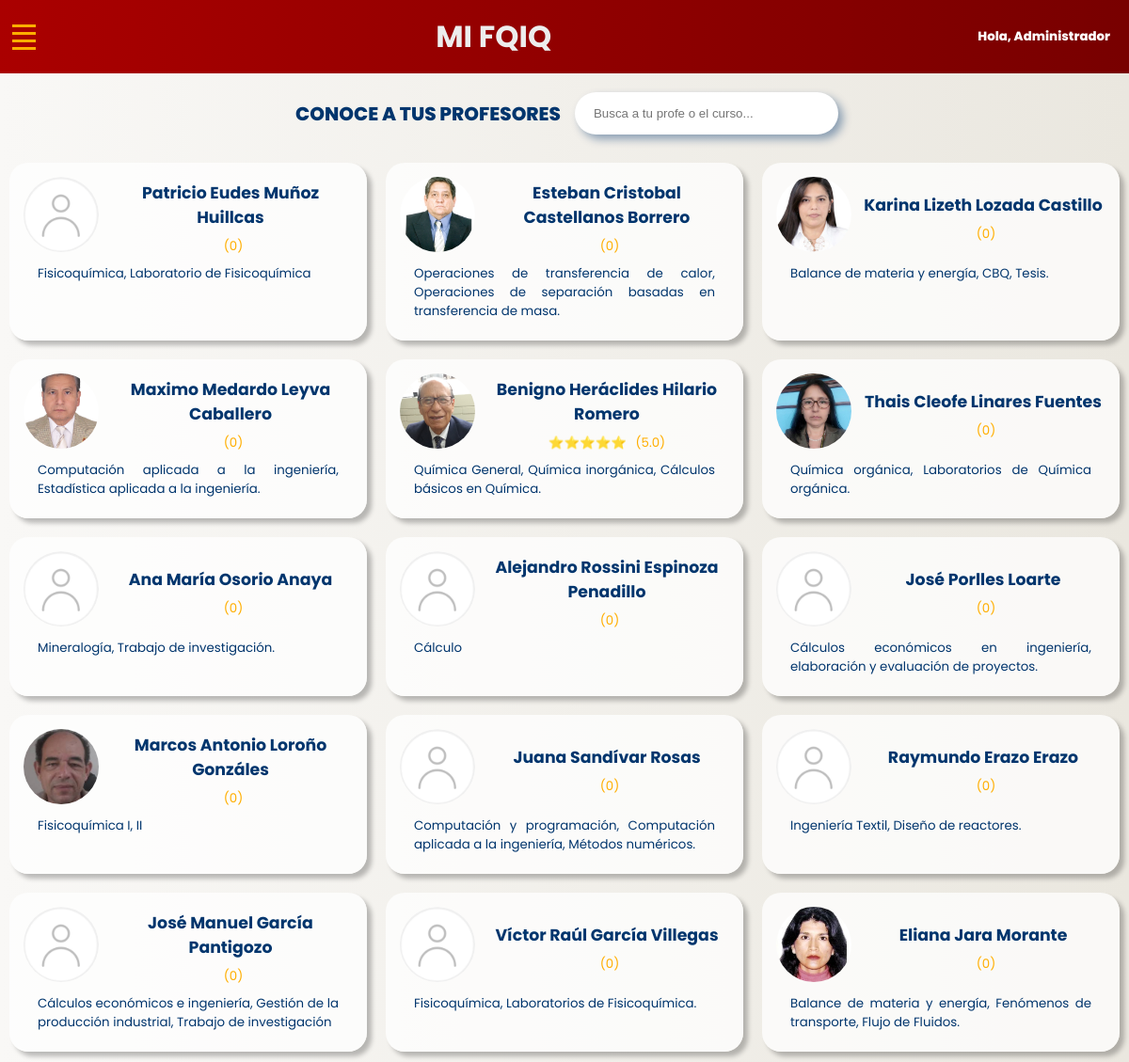
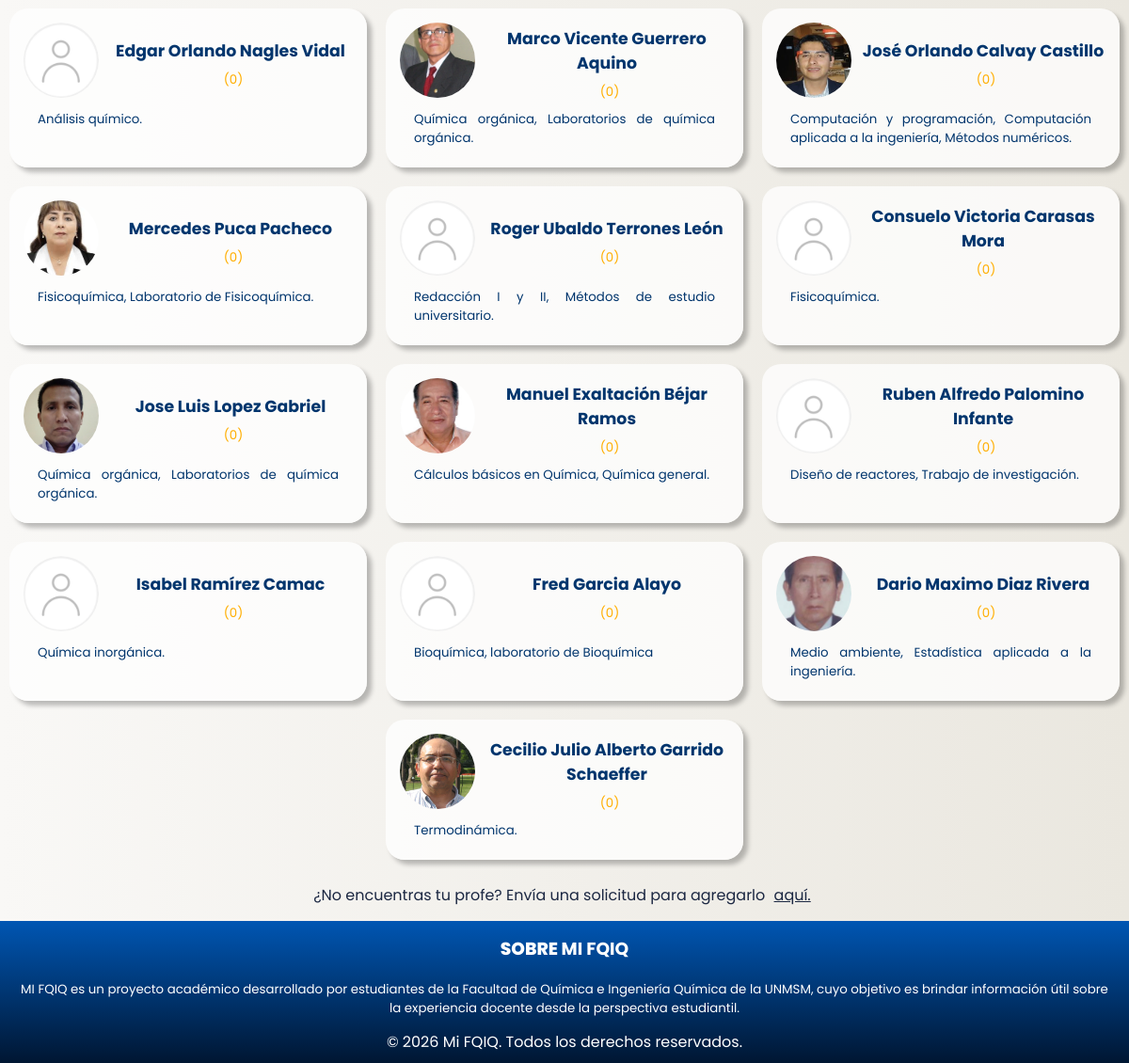
/professors/ (signed in), run on the app's committed database (2 pictures, top to bottom).
### professors_fqiq/models.py (models this page shows, shortened)
class Professor(models.Model):
    name = models.CharField(max_length=100)
    courses = models.TextField(blank=True)
    photo = models.ImageField(
        upload_to='professors_photos/',
        blank=True,
        null=True,
        default='professors_photos/default.png',
        validators=[validate_image_size, validate_image_format, validate_image_dimensions]
        )
    created = models.DateTimeField(auto_now_add=True)
    class Meta:
        verbose_name = 'Professor'
        verbose_name_plural = 'Professors'
        ordering = ['name']

### professors_fqiq/views.py (the view)
# urls.py: path('professors/', views.view_professors, name = 'professors'),
@login_required
def view_professors(request):
    professors_qs = Professor.objects.order_by('?')
    rating_fields = [
        'puntuality',
        'class_environment',
        'empathy',
        'class_evaluation',
        'exam_difficulty',
        'silabo',
        'grading_consistency',
        'teaching_material',
    ]
    professors = []
    for prof in professors_qs:
        agg = Grade.objects.filter(professor=prof).aggregate(
            **{f'avg_{f}': Avg(f) for f in rating_fields}
        )
        values = [v for v in agg.values() if v is not None]
        general_avg = round(sum(values) / len(values), 1) if values else 0
        stars = '⭐' * max(0, min(int(round(general_avg)), 5))
        professors.append({
            'professor': prof,
            'general_avg': general_avg,
            'stars': stars,
        })
    return render(request, 'professors.html', {
        'professors': professors,
    })

### professors_fqiq/templates/professors.html (shortened to what this page needs)
{% extends 'base.html' %} {% load static %}
{% block extra_css %}
<link rel="stylesheet" href="{% static 'css/base.css' %}" />
<link rel="stylesheet" href="{% static 'css/professors.css' %}" />
{% endblock %}
{% block content %}
<div class="container">
    <h3>CONOCE A TUS PROFESORES</h3>
    <form>
        <input class="search" type="text" id="search" placeholder="Busca a tu profe o el curso..." />
    </form>
</div>
<div class="cards">
    {% for item in professors %}
    <div class="horizontal-card">
        <a href="{% url 'profile_professor' item.professor.id %}" class="professor-link horizontal-link">
            <div class="photo-container">
                <img src="{{ item.professor.photo.url }}" alt="{{ item.professor.name }}" class="professor-photo">
            </div>
            <div class="info-container">
                <p class="name">{{ item.professor.name }}</p>
                <div class="general-rating">
                    <span class="stars">{{ item.stars }}</span>
                    <span class="avg">({{ item.general_avg }})</span>
                </div>
            </div>
        </a>
        <p class="cursos">{{ item.professor.courses }}</p>
    </div>
    {% endfor %}
</div>
<div class="alternative-container">
    <p class="alternative">
        ¿No encuentras tu profe? Envía una solicitud para agregarlo
        <a class="agregar-prof" href="https://forms.gle/SwJgqMUZAuToZ1p37">aquí.</a>
    </p>
</div>
{% endblock %}

### professors_fqiq/templates/base.html (shortened to what this page needs)
{% load static %}
<!DOCTYPE html>
<html lang="es">
<head>
    <link rel="stylesheet" href="{% static 'css/base.css' %}">
    {% block extra_css %}{% endblock %}
</head>
<body>
    <header class="barra">
        <nav class="nav-menu">
            <button class="menu-toggle" aria-label="Toggle menu">
                <span class="bar"></span>
                <span class="bar"></span>
                <span class="bar"></span>
                <span class="bar"></span>
            </button>
        </nav>
        {% if user.is_authenticated %}
        <h1><a class="mi-fqiq" href="/professors/">MI FQIQ</a></h1>
        <h3 class="saludo">Hola, {{ user.first_name|truncatewords:1 }}</h3>
        {% else %}
        <h1><a class="mi-fqiq" href="/">MI FQIQ</a></h1>
        {% endif%}
    </header>
    <main class="main-content">
        {% block content %}{% endblock %}
    </main>
    <footer class="acercade">
        <h3 class="title-footer">SOBRE <b>MI FQIQ</b></h3>
        <p class="sobre-mifqiq">
            MI FQIQ es un proyecto académico desarrollado por estudiantes de la Facultad de Química e Ingeniería
            Química de la UNMSM, cuyo objetivo es brindar información útil sobre la experiencia docente desde la
            perspectiva
            estudiantil.
        </p>
        <p class="copy">&copy; 2026 Mi FQIQ. Todos los derechos reservados.</p>
    </footer>
</body>
</html>

### static/css/base.css (style rules this page uses)
html, body { height: 100%; }
body { font-family: "Poppins", "sans-sserif"; margin: 0; background: linear-gradient(270deg, #eae7df, #f9f8f6); display: flex; flex-direction: column; }
header { flex-shrink: 0; position: sticky; top: 0; z-index: 1000; }
.main-content { flex: 1; display: flex; flex-direction: column; align-items: center; }
.barra { background: linear-gradient(90deg, #aa0000, #780000); display: flex; flex-direction: row; justify-content: space-between; align-items: center; margin: 0; }
.nav-menu { position: relative; width: 20px; padding: 0; margin: 5px; }
.menu-toggle { display: none; background: none; border: none; cursor: pointer; padding: 0.5rem; }
.menu-toggle .bar { display: block; width: 25px; height: 3px; background-color: #ffae00; margin: 5px 0; transition: all 0.3s ease; }
@media (max-width: 1200px) { .menu-toggle { display: block; } }
h1 { margin: auto; padding: 15px 0; }
.mi-fqiq { text-decoration: none; color: rgb(237, 237, 237); }
.saludo { color: white; font-size: 10pt; padding: 0 20px; }
.acercade { flex-shrink: 0; background: linear-gradient(180deg, #0056b3, rgb(0, 22, 50)); color: white; padding: 10px 20px; text-align: center; }
.title-footer { font-size: 14pt; color: white; }
.sobre-mifqiq { font-size: 10pt; z-index: 2; }
.copy { margin: 0; }

### static/css/professors.css (style rules this page uses)
h3 { text-align: center; padding: 5px; margin: 0; font-size: 20px; font-weight: 800; color: #00356d; }
.container { box-sizing: border-box; margin: 20px; display: flex; flex-wrap: wrap; justify-content: space-evenly; gap: 10px; align-items: center; }
.search { color: #00356d; box-sizing: border-box; width: 280px; padding: 15px 20px; margin: auto; border: none; border-radius: 25px; background-repeat: no-repeat; box-shadow: 5px 5px 10px #00356d6c; }
.cards { display: flex; flex-wrap: wrap; justify-content: space-around; margin: 10px; gap: 20px; }
.horizontal-card { width: 100%; width: 350px; padding: 15px; background: rgba(255, 255, 255, 0.75); border-radius: 20px; box-shadow: 5px 5px 5px rgba(0, 0, 0, 0.25); }
.horizontal-link { display: flex; align-items: center; gap: 10px; text-decoration: none; }
.photo-container { flex-shrink: 0; }
.professor-photo { width: 80px; height: 80px; border-radius: 50%; object-fit: cover; }
.info-container { flex: 1; }
.name { text-align: center; font-size: 13pt; font-weight: bold; color: #00356d; margin: 0; }
.cursos { font-size: 10pt; color: #00356d; margin: 6px 0; text-align: justify; padding: 0 15px; }
.general-rating { text-align: center; margin-top: 8px; font-size: 10pt; color: #ffae00; }
.general-rating .avg { font-size: 10pt; margin-left: 6px; }
.alternative, .agregar-prof { color: #1b2742; text-align: center; margin: 5px; }
.alternative-container { padding: 10px; }

### data on the page
Professor: professor.photo (placeholder picture), professor.name "Patricio Eudes Muñoz Huillcas", general_avg "0", professor.courses "Fisicoquímica, Laboratorio de Fisicoquímica"
Professor: professor.photo (picture), professor.name "Esteban Cristobal Castellanos Borrero", general_avg "0", professor.courses "Operaciones de transferencia de calor, Operaciones de separación basadas en transferencia de masa."
Professor: professor.photo (picture), professor.name "Karina Lizeth Lozada Castillo", general_avg "0", professor.courses "Balance de materia y energía, CBQ, Tesis."
Professor: professor.photo (picture), professor.name "Maximo Medardo Leyva Caballero", general_avg "0", professor.courses "Computación aplicada a la ingeniería, Estadística aplicada a la ingeniería."
Professor: professor.photo (picture), professor.name "Benigno Heráclides Hilario Romero", stars "⭐⭐⭐⭐⭐", general_avg "5.0", professor.courses "Química General, Química inorgánica, Cálculos básicos en Química."
Professor: professor.photo (picture), professor.name "Thais Cleofe Linares Fuentes", general_avg "0", professor.courses "Química orgánica, Laboratorios de Química orgánica."
Professor: professor.photo (placeholder picture), professor.name "Ana María Osorio Anaya", general_avg "0", professor.courses "Mineralogía, Trabajo de investigación."
Professor: professor.photo (placeholder picture), professor.name "Alejandro Rossini Espinoza Penadillo", general_avg "0", professor.courses "Cálculo"
Professor: professor.photo (placeholder picture), professor.name "José Porlles Loarte", general_avg "0", professor.courses "Cálculos económicos en ingeniería, elaboración y evaluación de proyectos."
Professor: professor.photo (picture), professor.name "Marcos Antonio Loroño Gonzáles", general_avg "0", professor.courses "Fisicoquímica I, II"
Professor: professor.photo (placeholder picture), professor.name "Juana Sandívar Rosas", general_avg "0", professor.courses "Computación y programación, Computación aplicada a la ingeniería, Métodos numéricos."
Professor: professor.photo (placeholder picture), professor.name "Raymundo Erazo Erazo", general_avg "0", professor.courses "Ingeniería Textil, Diseño de reactores."
Professor: professor.photo (placeholder picture), professor.name "José Manuel García Pantigozo", general_avg "0", professor.courses "Cálculos económicos e ingeniería, Gestión de la producción industrial, Trabajo de investigación"
Professor: professor.photo (placeholder picture), professor.name "Víctor Raúl García Villegas", general_avg "0", professor.courses "Fisicoquímica, Laboratorios de Fisicoquímica."
Professor: professor.photo (picture), professor.name "Eliana Jara Morante", general_avg "0", professor.courses "Balance de materia y energía, Fenómenos de transporte, Flujo de Fluidos."
Professor: professor.photo (placeholder picture), professor.name "Edgar Orlando Nagles Vidal", general_avg "0", professor.courses "Análisis químico."
Professor: professor.photo (picture), professor.name "Marco Vicente Guerrero Aquino", general_avg "0", professor.courses "Química orgánica, Laboratorios de química orgánica."
Professor: professor.photo (picture), professor.name "José Orlando Calvay Castillo", general_avg "0", professor.courses "Computación y programación, Computación aplicada a la ingeniería, Métodos numéricos."
Professor: professor.photo (picture), professor.name "Mercedes Puca Pacheco", general_avg "0", professor.courses "Fisicoquímica, Laboratorio de Fisicoquímica."
Professor: professor.photo (placeholder picture), professor.name "Roger Ubaldo Terrones León", general_avg "0", professor.courses "Redacción I y II, Métodos de estudio universitario."
Professor: professor.photo (placeholder picture), professor.name "Consuelo Victoria Carasas Mora", general_avg "0", professor.courses "Fisicoquímica."
Professor: professor.photo (picture), professor.name "Jose Luis Lopez Gabriel", general_avg "0", professor.courses "Química orgánica, Laboratorios de química orgánica."
Professor: professor.photo (picture), professor.name "Manuel Exaltación Béjar Ramos", general_avg "0", professor.courses "Cálculos básicos en Química, Química general."
Professor: professor.photo (placeholder picture), professor.name "Ruben Alfredo Palomino Infante", general_avg "0", professor.courses "Diseño de reactores, Trabajo de investigación."
Professor: professor.photo (placeholder picture), professor.name "Isabel Ramírez Camac", general_avg "0", professor.courses "Química inorgánica."
Professor: professor.photo (placeholder picture), professor.name "Fred Garcia Alayo", general_avg "0", professor.courses "Bioquímica, laboratorio de Bioquímica"
Professor: professor.photo (picture), professor.name "Dario Maximo Diaz Rivera", general_avg "0", professor.courses "Medio ambiente, Estadística aplicada a la ingeniería."
Professor: professor.photo (picture), professor.name "Cecilio Julio Alberto Garrido Schaeffer", general_avg "0", professor.courses "Termodinámica."

### other printed values
{{ user.first_name|truncatewords:1 }} "Administrador"
